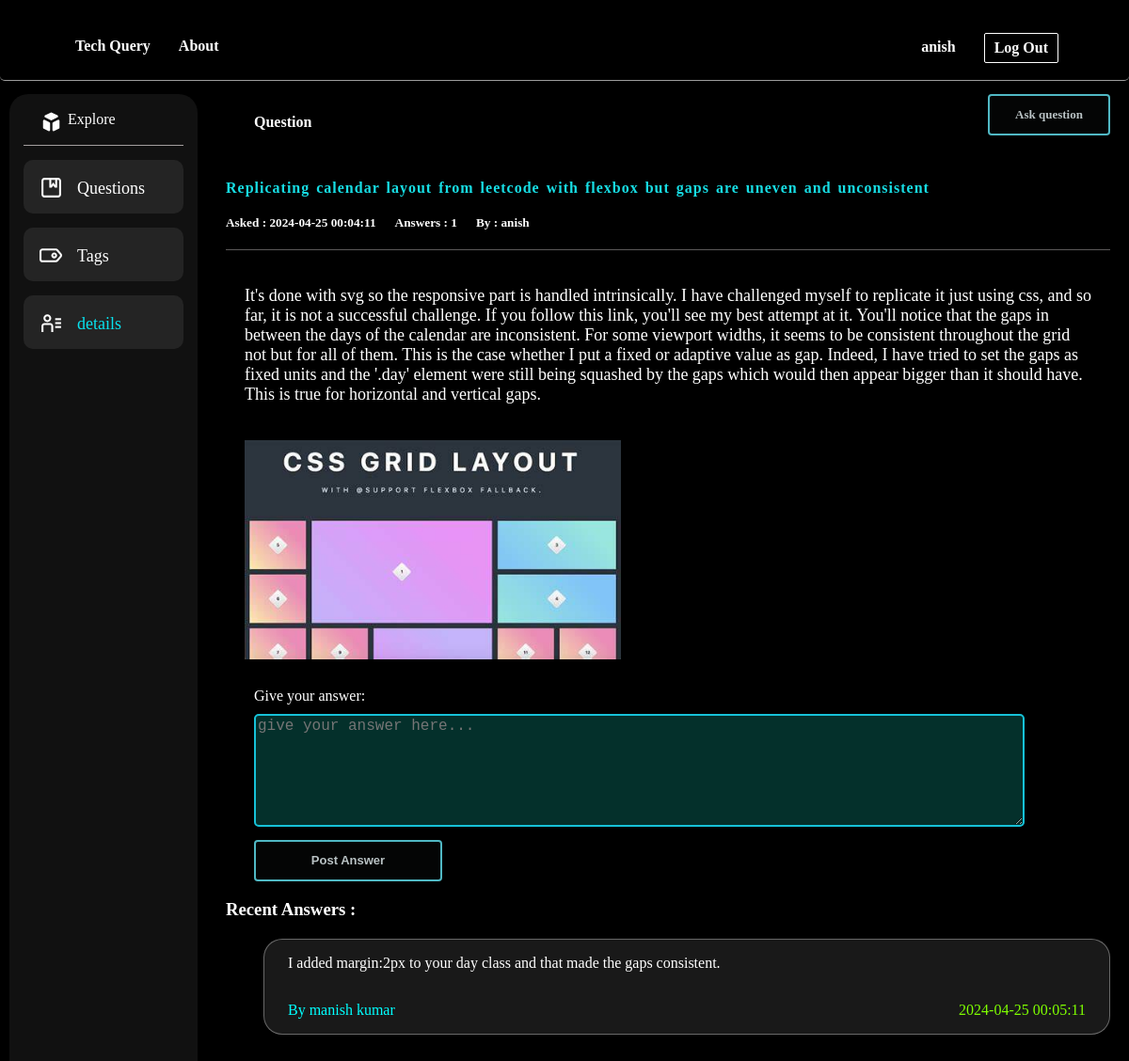
Screenshot of /preview.php?question_id=cc10662950a3898de&qusername=anish (signed in) with the database file from the repository.
### tables this page shows
CREATE TABLE `users` (
  `user_id` int(11) NOT NULL,
  `username` varchar(50) NOT NULL,
  `u_email` varchar(100) NOT NULL,
  `password` varchar(255) NOT NULL,
  `joindate` date NOT NULL DEFAULT current_timestamp()
);

CREATE TABLE `questions` (
  `questionid` varchar(20) NOT NULL,
  `user_id` int(11) NOT NULL,
  `title` varchar(255) NOT NULL,
  `description` text NOT NULL,
  `qimage` varchar(500) NOT NULL,
  `questioneddate` datetime NOT NULL DEFAULT current_timestamp()
);

CREATE TABLE `answers` (
  `answer_id` varchar(20) NOT NULL,
  `questionid` varchar(20) NOT NULL,
  `user_id` int(11) NOT NULL,
  `answerdesc` text NOT NULL,
  `answereddate` datetime NOT NULL DEFAULT current_timestamp()
);

### app/Main.php (called while the page is built, shortened)
<?php
class Main
{
    public function __construct()
    {
        try {
            $this->conn = new PDO(DB_TYPE . ":host=" . DB_SERVER . ";dbname=" . DB_DATABASE, DB_USER, DB_PASSWORD);
        } catch (PDOException $e) {
            echo '<h3>Database Not Connected</h3>', '<p>Please Check database connection before running this site ...</p>';
            exit;
        }
    }
}
?>

### app/Admin.php (called while the page is built, shortened)
<?php
class Admin extends Main
{
	public function ret($stmt)
	{
		$stmt = $this->conn->prepare($stmt);
		$stmt->execute();
		return $stmt;
	}
}
?>

### config.php (called while the page is built, shortened)
<?php
require_once 'app/Main.php';
require_once 'app/Admin.php';
$admin = new Admin();

### preview.php (the view, shortened to what this page needs)
<!DOCTYPE html>
<html lang="en">
<head>
    <link rel="stylesheet" href="css/header.css">
    <link rel="stylesheet" href="css/preview.css">
    <link rel="stylesheet" href="css/sidebar.css">
</head>
<body>
    <div class="fixed">
        <?php include "includes/header.php"; ?>
    </div>
    <?php include "includes/sidebar.php"; ?>
    <div style="padding-top:60px ;">
        <div class="content">
            <h4>Question</h4>
            <a href="askquestion.php" class="btn">Ask question</a>
        </div>
    </div>
    <?php
    if (isset($_GET['question_id']) && isset($_GET['qusername'])) {
        $question_id = $_GET['question_id'];
        $qusername = $_GET['qusername'];
    }
    $stms = $admin->ret("SELECT * FROM `questions` WHERE `questionid`='$question_id'");
    $qrow = $stms->fetch(PDO::FETCH_ASSOC);
    $stma = $admin->ret("SELECT a.*, u.username
                        FROM `answers` a
                        LEFT JOIN `users` u ON a.user_id = u.user_id
                        WHERE a.`questionid` = '$question_id'");
    $acount = $stma->rowCount()
        ?>
    <div class="card">
        <div style="display: flex; column-gap: 10px;flex-direction: column;">
            <h4 style="padding: 0px;margin: 0px;font-weight:bolder;"><?php echo $qrow['title']; ?> </h4>
            <div
                style="border-bottom: 1px solid rgba(165, 161, 161, 0.552);margin: 0px; display: flex;flex-direction: row; font-family: Cambria, Cochin, Georgia, Times, 'Times New Roman', serif;">
                <h5 style="padding-top: 20px;margin: 0px;">Asked : <?php echo $qrow['questioneddate']; ?> </h5>
                <h5 style="padding: 20px;margin: 0px;">Answers : <?php echo $acount ?></h5>
                <h5 style="padding-top: 20px;margin: 0px;">By : <?php echo $qusername ?></h5>
            </div>
        </div>
        <div class="qcontent">
            <p> <?php echo $qrow['description']; ?></p>
            <div>
                <img src="controller/<?php echo $qrow['qimage'] ?>" width="400px" height="400px" alt="" srcset=""
                    class="preview-img">
            </div>
        </div>
        <div class="answerq">
            <?php if (isset($row['user_id'])): ?>
                <form action="controller/uploadAnswer.php" method="post">
                    <div style="padding-bottom: 10px;">Give your answer:</div>
                    <textarea style="height: 120px;" name="a_text" placeholder="give your answer here..."
                        required></textarea>
                    <button class="btn" name="a_submit" style="width: 200px;margin-top: 10px;">Post Answer</button>
                </form>
            <?php endif; ?>
        </div>
        <div class="qanswers">
            <h3>Recent Answers :</h3>
            <?php
            if ($stma && $stma->rowCount() > 0) {
                while ($rowz = $stma->fetch(PDO::FETCH_ASSOC)) {
                    ?>
                    <div class="ans">
                        <p>
                            <?php echo $rowz['answerdesc']; ?>
                        </p>
                        <div style="display: flex; justify-content: space-between;">
                            <p style="color: aqua;">By <?php echo $rowz['username']; ?></p>
                            <p style="color:chartreuse"><?php echo $rowz['answereddate']; ?></p>
                        </div>
                    </div>
                    <?php
                }
            } else {
                echo "<h2>No answers found.</h2>";
            }
            ?>
        </div>
    </div>
</body>
</html>

### includes/header.php
<?php
include 'config.php';
if (isset($_SESSION['user_id'])) {
    $uid = $_SESSION['user_id'];
    $stmt = $admin->ret("SELECT * FROM `users` WHERE `user_id`='$uid'");
    $row = $stmt->fetch(PDO::FETCH_ASSOC);
}
?>
<header>
    <div>
        <div>Tech Query</div>
        <div>About</div>
    </div>
    <div>
        <?php if (isset($row['user_id'])): ?>
            <a href="userProfile.php"><?php echo $row['username']; ?></a>
            <a href="controller/u_logout.php" class="logBtn">Log Out</a>
        <?php else: ?>
            <a href="login.php" class="logBtn">Log in</a>
            <a href="signup.php" class="logBtn">Sign up</a>
        <?php endif; ?>
    </div>
</header>

### css/header.css (style rules this page uses)
header { display: flex; justify-content: space-between; z-index: 9999; font-weight: 600; border-radius: 5px; background-color: transparent; border-bottom: solid 1px rgba(250, 250, 250, 0.622); border-width: thin; padding: 10px 50px; height: 65px; backdrop-filter: brightness(110%) blur(6px); }
.fixed { position: fixed; width: 100%; }
body { margin: 0; padding: 0; background-color: #000000; font-family: "Shadows Into Light Two", cursive; }
.logBtn { background-color: transparent; color: rgb(252, 252, 252); border-radius: 2px; border: solid 1px white; cursor: cell; transition: 1s; }
div a { display: flex; justify-content: center; align-items: center; margin: 10px; padding: 10px; height: 10px; text-decoration: inherit; color: inherit; }
header div { display: flex; padding: 15px; }

### css/preview.css (style rules this page uses)
.btn { align-items: center; background-color: #040505; border: 2px solid rgba(97, 224, 238, 0.821); border-radius: .25rem; box-shadow: rgba(0, 0, 0, 0.02) 0 1px 3px 0; box-sizing: border-box; color: rgba(217, 228, 230, 0.85); cursor: pointer; display: inline-flex; font-size: 13px; font-weight: 600; justify-content: center; line-height: 1.25; margin: 0; height: 15px; padding: 20px; position: relative; text-decoration: none; transition: all 250ms; user-select: none; -webkit-user-select: none; touch-action: manipulation; vertical-align: baseline; width: 130px; }
.content { margin-left: 250px; padding: 20px; display: flex; justify-content: space-between; margin-top: 20px; }
.card { display: flex; flex-direction: column; font-family: Georgia, 'Times New Roman', Times, serif; margin-left: 240px; margin-right: 20px; margin-top: 10px; }
.card h4 { word-spacing: 2px; letter-spacing: 1px; color: rgb(23, 221, 228); }
.qcontent p { font-size: large; font-weight: 100; padding: 20px; }
.qcontent img { padding-left: 20px; display: block; height: 100%; background-size: cover; }
.ans { border-radius: 20px; padding-left: 25px; padding-right: 25px; border: 1px solid #e6e6e663; margin-left: 40px; margin-top: 20px; margin-bottom: 40px; background-color: #9999992a; }
textarea { width: 90%; font-size: 1rem; border: 2px solid #16c2d8; color: white; background-color: #16d8be39; border-radius: 5px; box-sizing: border-box; }
.answerq { padding-top: 30px; margin-left: 30px; }

### css/sidebar.css (style rules this page uses)
body { color: white; }

### rows the page displays
users: username "anish"
questions: title "Replicating calendar layout from leetcode with flexbox but gaps are uneven and unconsistent", questioneddate "2024-04-25 00:04:11", description "It's done with svg so the responsive part is handled intrinsically. I have challenged myself to replicate it just using css, and so far, it is not a successful challenge. If you follow this link, you'll see my best attempt at it. You'll notice that the gaps in between the days of the calendar are inconsistent. For some viewport widths, it seems to be consistent throughout the grid not but for all of them. This is the case whether I put a fixed or adaptive value as gap. Indeed, I have tried to set the gaps as fixed units and the '.day' element were still being squashed by the gaps which would then appear bigger than it should have. This is true for horizontal and vertical gaps.", qimage (picture)
answers: answerdesc "I added margin:2px to your day class and that made the gaps consistent.", user.username "manish kumar", answereddate "2024-04-25 00:05:11"

### other values shown
$acount "1"
$qusername "anish"
